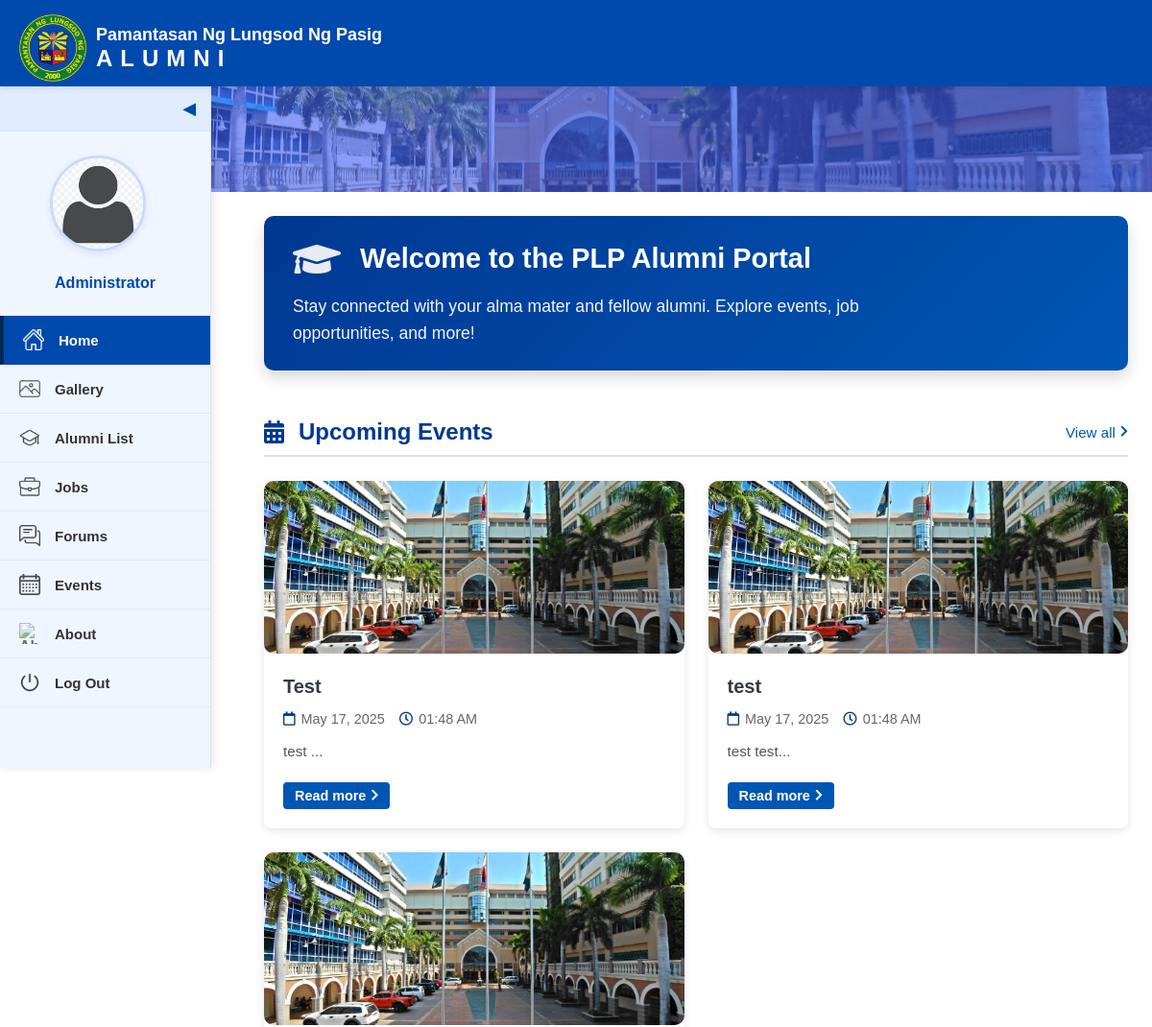
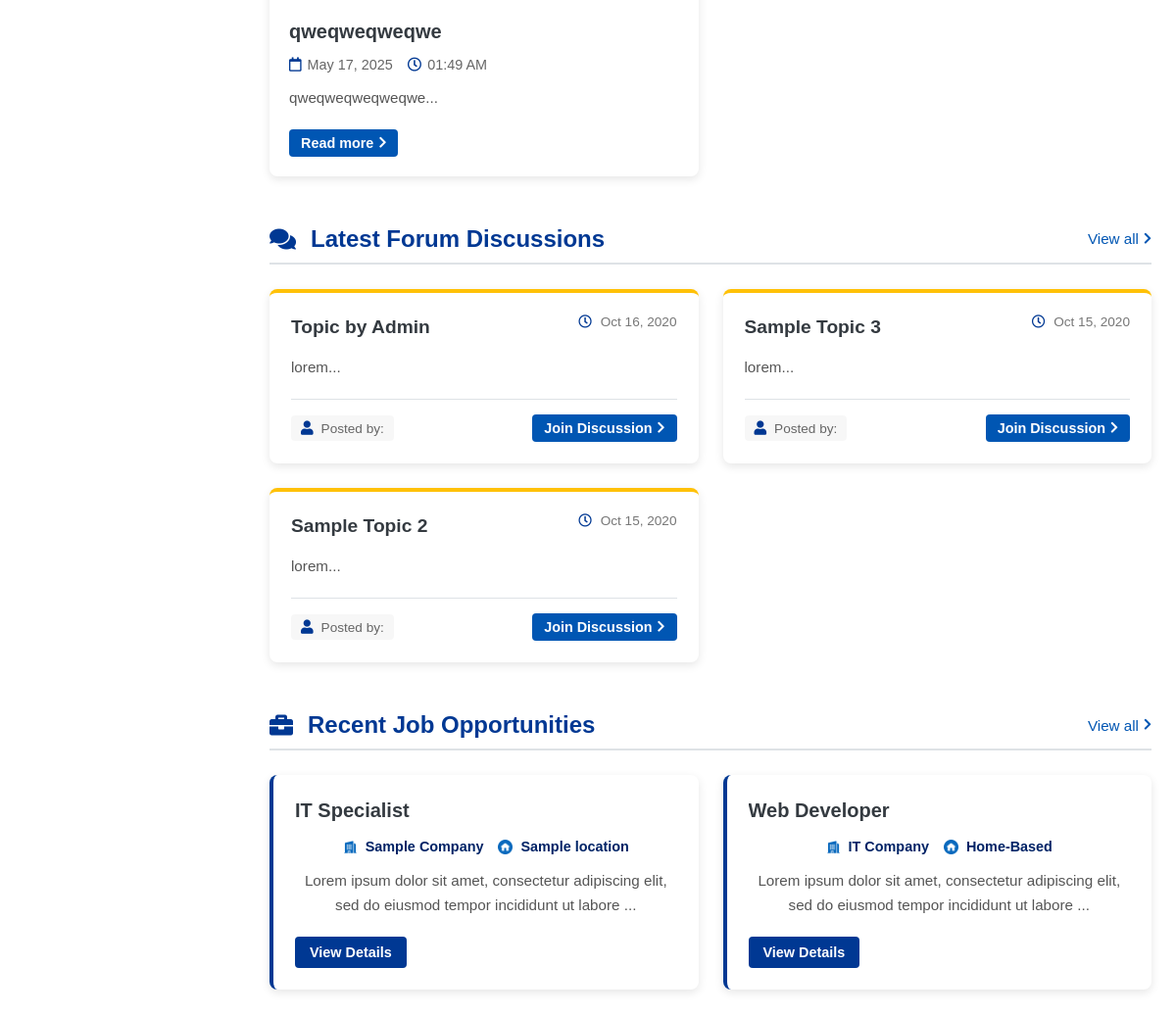
The app's page /alumni-home.php (signed in), older data (2 pictures, top to bottom).
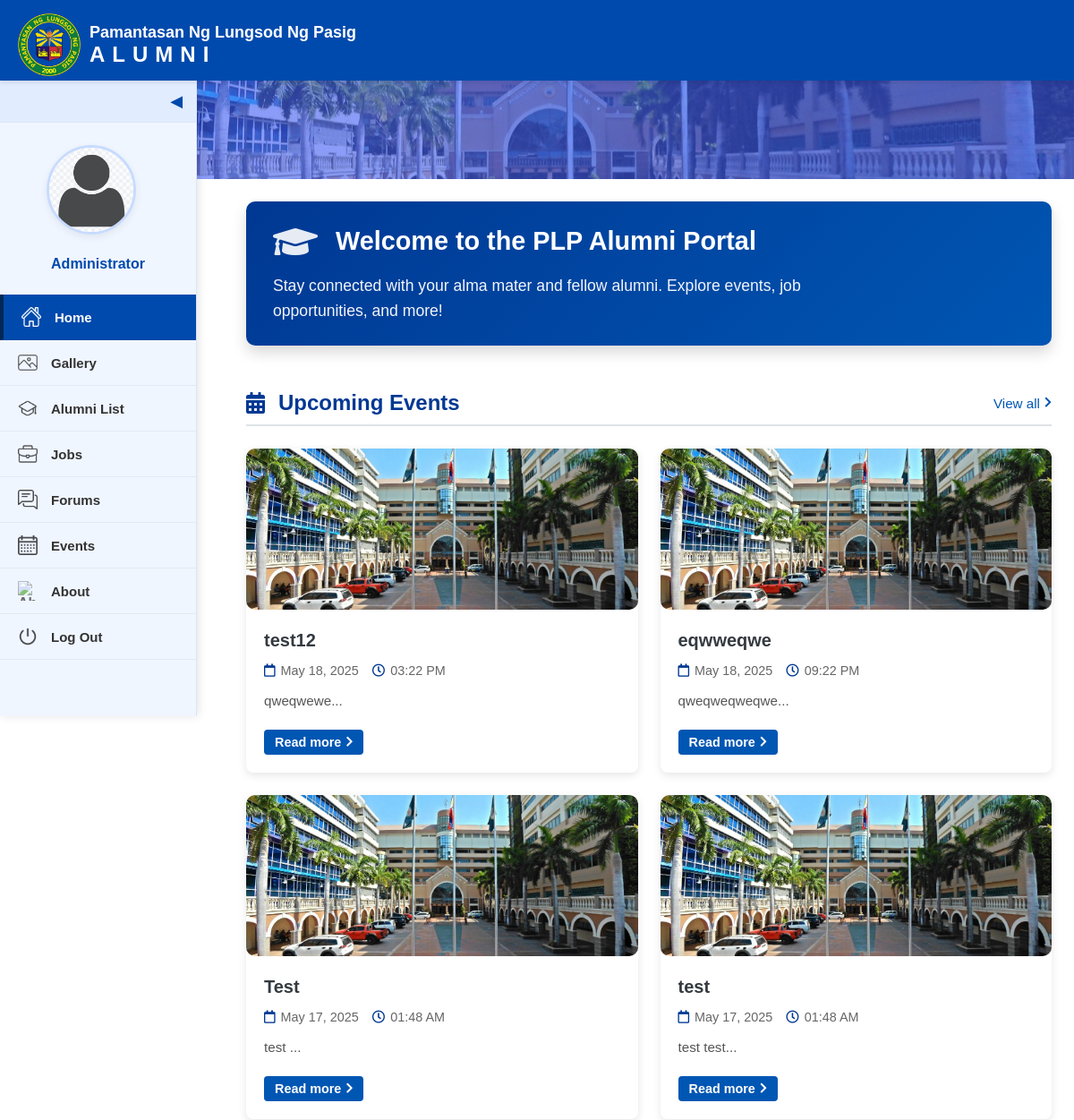
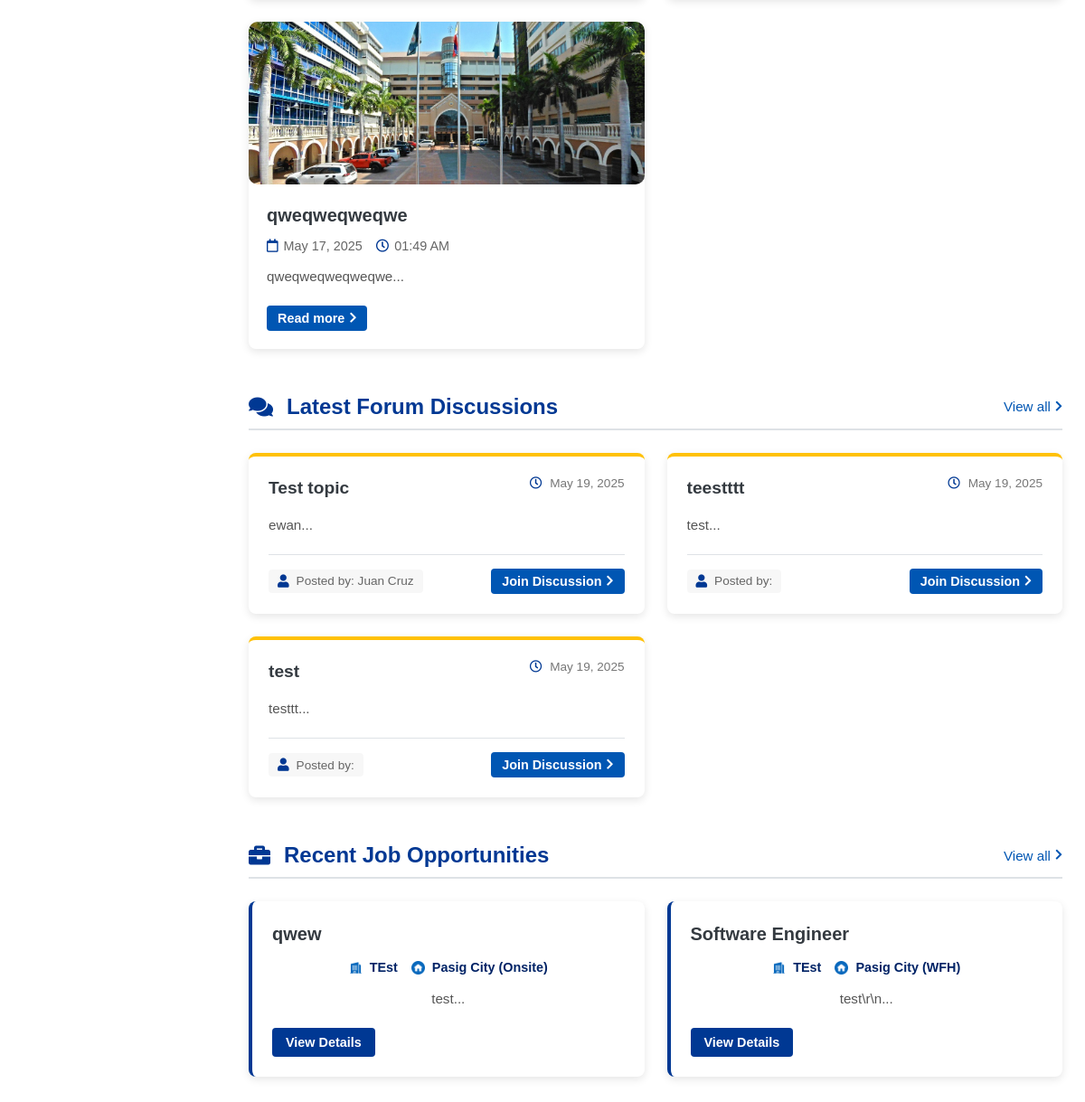
The same page, newer data (2 pictures, top to bottom).
### tables this page shows
CREATE TABLE `events` (
  `id` int(30) NOT NULL,
  `title` varchar(250) NOT NULL,
  `content` text NOT NULL,
  `schedule` datetime NOT NULL,
  `banner` text NOT NULL,
  `date_created` datetime NOT NULL DEFAULT current_timestamp(),
  `gform_link` varchar(200) NOT NULL,
  `archive_date` date DEFAULT NULL
);

CREATE TABLE `forum_topics` (
  `id` int(30) NOT NULL,
  `title` varchar(250) NOT NULL,
  `description` text NOT NULL,
  `user_id` varchar(9) NOT NULL,
  `date_created` datetime NOT NULL DEFAULT current_timestamp()
);

CREATE TABLE `careers` (
  `id` int(30) NOT NULL,
  `company` varchar(250) NOT NULL,
  `location` text NOT NULL,
  `job_title` text NOT NULL,
  `description` text NOT NULL,
  `user_id` varchar(9) NOT NULL,
  `date_created` datetime NOT NULL DEFAULT current_timestamp()
);

CREATE TABLE `users` (
  `id` int(11) NOT NULL,
  `alumni_id` varchar(20) NOT NULL,
  `name` text NOT NULL,
  `username` varchar(200) NOT NULL,
  `password` text NOT NULL,
  `type` tinyint(1) NOT NULL DEFAULT 3 COMMENT '1=Admin,2=Alumni officer, 3= alumnus',
  `auto_generated_pass` text NOT NULL,
  `reset_token` varchar(64) DEFAULT NULL,
  `token_expiry` datetime DEFAULT NULL,
  `is_default_password` tinyint(1) NOT NULL DEFAULT 1 COMMENT '1=Using default password, 0=Password changed'
);

### alumni-home.php (the view, shortened to what the changed rows need)
<?php
include 'admin/db_connect.php';
$event_query = "SELECT * FROM events ORDER BY ABS(DATEDIFF(schedule, CURDATE())), schedule ASC LIMIT 5";
$event_result = $conn->query($event_query);
$forum_query = "SELECT ft.*, u.name FROM forum_topics ft LEFT JOIN users u ON ft.user_id = u.alumni_id ORDER BY ft.date_created DESC LIMIT 3";
$forum_result = $conn->query($forum_query);
$job_query = "SELECT * FROM careers ORDER BY date_created DESC LIMIT 3";
$job_result = $conn->query($job_query);
?>
<!DOCTYPE html>
<html lang="en">
<head>
  <link rel="stylesheet" href="style.css">
  <link rel="stylesheet" href="alumni-home.css">
  <link rel="stylesheet" href="https://cdnjs.cloudflare.com/ajax/libs/font-awesome/5.15.4/css/all.min.css">
</head>
<body>
  <div class="home-main-content">
    <section class="welcome-section">
      <div class="welcome-card">
        <div class="welcome-header">
          <h1>Welcome to the PLP Alumni Portal</h1>
        </div>
      </div>
    </section>
    <section class="events-section">
      <div class="section-header">
        <h2>Upcoming Events</h2>
      </div>
      <div class="events-container">
        <?php if($event_result->num_rows > 0): ?>
          <?php while($event = $event_result->fetch_assoc()): ?>
            <div class="event-card">
              <div class="event-img">
                <?php
                  $banner = $event['banner'];
                  if(empty($banner) || !file_exists($banner)) {
                    if(file_exists('images/no-image.jpg')) {
                      $banner = 'images/no-image.jpg';
                    } else {
                      $banner = 'images/avatar.png';
                    }
                  }
                ?>
                <img src="<?php echo $banner; ?>" alt="<?php echo htmlspecialchars($event['title']); ?>" />
              </div>
              <div class="event-details">
                <h3><?php echo htmlspecialchars($event['title']); ?></h3>
                <div class="event-meta">
                  <span><i class="far fa-calendar"></i> <?php echo date('F d, Y', strtotime($event['schedule'])); ?></span>
                  <span><i class="far fa-clock"></i> <?php echo date('h:i A', strtotime($event['schedule'])); ?></span>
                </div>
                <p><?php echo substr(strip_tags(html_entity_decode($event['content'])), 0, 100) . '...'; ?></p>
                <a href="#" class="read-more" data-id="<?php echo $event['id']; ?>">Read more</a>
              </div>
            </div>
          <?php endwhile; ?>
        <?php endif; ?>
      </div>
    </section>
    <section class="forum-section">
      <div class="section-header">
        <h2>Latest Forum Discussions</h2>
      </div>
      <div class="forum-container">
        <?php if($forum_result->num_rows > 0): ?>
          <?php while($topic = $forum_result->fetch_assoc()): ?>
            <div class="forum-card">
              <div class="forum-card-header">
                <h3><?php echo htmlspecialchars($topic['title']); ?></h3>
                <span class="forum-date">
                  <i class="far fa-clock"></i> <?php echo date('M d, Y', strtotime($topic['date_created'])); ?>
                </span>
              </div>
              <p><?php echo substr(strip_tags(html_entity_decode($topic['description'])), 0, 100) . '...'; ?></p>
              <div class="forum-card-footer">
                <span class="posted-by">Posted by: <?php echo htmlspecialchars($topic['name']); ?></span>
                <a href="alumni-forums.php" class="join-discussion">Join Discussion</a>
              </div>
            </div>
          <?php endwhile; ?>
        <?php endif; ?>
      </div>
    </section>
    <section class="jobs-section">
      <div class="section-header">
        <h2>Recent Job Opportunities</h2>
      </div>
      <div class="jobs-container">
        <?php if($job_result->num_rows > 0): ?>
          <?php while($job = $job_result->fetch_assoc()): ?>
            <div class="job-card">
              <div class="job-card-header">
                <h3><?php echo htmlspecialchars($job['job_title']); ?></h3>
              </div>
              <div class="job-meta">
                <div><img src="images/job-company.png" class="icon-job" /> <?php echo htmlspecialchars($job['company']); ?></div>
                <div><img src="images/job-home.png" class="icon-job" /> <?php echo htmlspecialchars($job['location']); ?></div>
              </div>
              <p><?php echo substr(strip_tags(html_entity_decode($job['description'])), 0, 100) . '...'; ?></p>
              <a href="alumni-job.php" class="view-job-btn">View Details</a>
            </div>
          <?php endwhile; ?>
        <?php endif; ?>
      </div>
    </section>
  </div>
</body>
</html>

Row changes from the older to the newer data that the page shows:
no longer on this page (row unchanged): forum_topics: title "Topic by Admin", date_created "Oct 16, 2020", description "lorem"
no longer on this page (row unchanged): forum_topics: title "Sample Topic 3", date_created "Oct 15, 2020", description "lorem"
no longer on this page (row unchanged): forum_topics: title "Sample Topic 2", date_created "Oct 15, 2020", description "lorem"
removed careers: job_title "IT Specialist", company "Sample Company", location "Sample location", description "Lorem ipsum dolor sit amet, consectetur adipiscing elit, sed do eiusmod tempor incididunt ut labore"
removed careers: job_title "Web Developer", company "IT Company", location "Home-Based", description "Lorem ipsum dolor sit amet, consectetur adipiscing elit, sed do eiusmod tempor incididunt ut labore"
added events: title "test12", schedule "May 18, 2025", schedule "03:22 PM", content "qweqwewe"
added events: title "eqwweqwe", schedule "May 18, 2025", schedule "09:22 PM", content "qweqweqweqwe"
added forum_topics: title "Test topic", date_created "May 19, 2025", description "ewan", users.name "Juan Cruz"
added forum_topics: title "teestttt", date_created "May 19, 2025", description "test"
added forum_topics: title "test", date_created "May 19, 2025", description "testtt"
added careers: job_title "qwew", company "TEst", location "Pasig City (Onsite)", description "test"
added careers: job_title "Software Engineer", company "TEst", location "Pasig City (WFH)", description "test\\r\\n"
